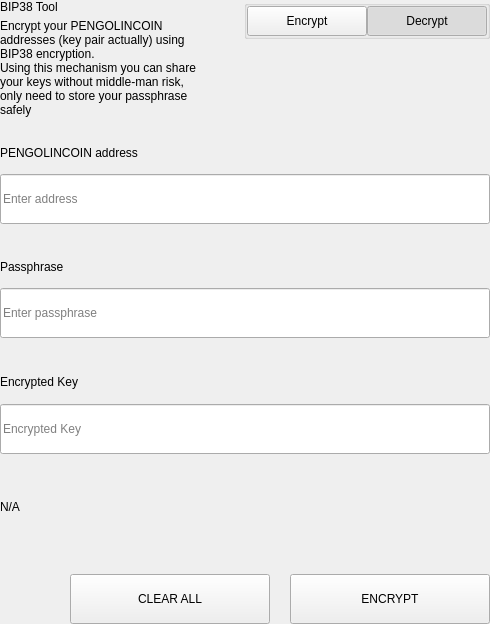
<?xml version="1.0" encoding="UTF-8"?>
<ui version="4.0">
 <class>SettingsBitToolWidget</class>
 <widget class="QWidget" name="SettingsBitToolWidget">
  <property name="geometry">
   <rect>
    <x>0</x>
    <y>0</y>
    <width>490</width>
    <height>624</height>
   </rect>
  </property>
  <property name="windowTitle">
   <string>Form</string>
  </property>
  <layout class="QVBoxLayout" name="verticalLayout">
   <property name="spacing">
    <number>0</number>
   </property>
   <property name="leftMargin">
    <number>0</number>
   </property>
   <property name="topMargin">
    <number>0</number>
   </property>
   <property name="rightMargin">
    <number>0</number>
   </property>
   <property name="bottomMargin">
    <number>0</number>
   </property>
   <item>
    <widget class="QWidget" name="left" native="true">
     <layout class="QVBoxLayout" name="verticalLayout_3">
      <property name="leftMargin">
       <number>0</number>
      </property>
      <property name="topMargin">
       <number>0</number>
      </property>
      <property name="rightMargin">
       <number>0</number>
      </property>
      <property name="bottomMargin">
       <number>0</number>
      </property>
      <item>
       <layout class="QVBoxLayout" name="verticalLayout_2">
        <property name="spacing">
         <number>0</number>
        </property>
        <item>
         <layout class="QHBoxLayout" name="horizontalLayout_3" stretch="3,1">
          <property name="spacing">
           <number>40</number>
          </property>
          <item>
           <layout class="QVBoxLayout" name="verticalLayoutTitle">
            <property name="spacing">
             <number>5</number>
            </property>
            <item>
             <widget class="QLabel" name="labelTitle">
              <property name="text">
               <string>BIP38 Tool</string>
              </property>
             </widget>
            </item>
            <item>
             <widget class="QLabel" name="labelSubtitle1">
              <property name="text">
               <string>Encrypt your PENGOLINCOIN addresses (key pair actually) using BIP38 encryption.
Using this mechanism you can share your keys without middle-man risk, only need to store your passphrase safely</string>
              </property>
              <property name="wordWrap">
               <bool>true</bool>
              </property>
             </widget>
            </item>
           </layout>
          </item>
          <item alignment="Qt::AlignTop">
           <widget class="QGroupBox" name="groupBox">
            <property name="title">
             <string/>
            </property>
            <property name="alignment">
             <set>Qt::AlignLeading|Qt::AlignLeft|Qt::AlignTop</set>
            </property>
            <layout class="QHBoxLayout" name="horizontalLayout_4">
             <property name="spacing">
              <number>0</number>
             </property>
             <property name="leftMargin">
              <number>0</number>
             </property>
             <property name="topMargin">
              <number>0</number>
             </property>
             <property name="rightMargin">
              <number>0</number>
             </property>
             <property name="bottomMargin">
              <number>0</number>
             </property>
             <item>
              <spacer name="horizontalSpacer">
               <property name="orientation">
                <enum>Qt::Horizontal</enum>
               </property>
               <property name="sizeHint" stdset="0">
                <size>
                 <width>40</width>
                 <height>20</height>
                </size>
               </property>
              </spacer>
             </item>
             <item>
              <widget class="QPushButton" name="pushLeft">
               <property name="minimumSize">
                <size>
                 <width>120</width>
                 <height>30</height>
                </size>
               </property>
               <property name="maximumSize">
                <size>
                 <width>120</width>
                 <height>30</height>
                </size>
               </property>
               <property name="focusPolicy">
                <enum>Qt::NoFocus</enum>
               </property>
               <property name="text">
                <string>Encrypt</string>
               </property>
               <property name="checkable">
                <bool>true</bool>
               </property>
               <property name="autoExclusive">
                <bool>true</bool>
               </property>
              </widget>
             </item>
             <item>
              <widget class="QPushButton" name="pushRight">
               <property name="minimumSize">
                <size>
                 <width>120</width>
                 <height>30</height>
                </size>
               </property>
               <property name="maximumSize">
                <size>
                 <width>120</width>
                 <height>30</height>
                </size>
               </property>
               <property name="focusPolicy">
                <enum>Qt::NoFocus</enum>
               </property>
               <property name="text">
                <string>Decrypt</string>
               </property>
               <property name="checkable">
                <bool>true</bool>
               </property>
               <property name="checked">
                <bool>true</bool>
               </property>
               <property name="autoExclusive">
                <bool>true</bool>
               </property>
              </widget>
             </item>
            </layout>
           </widget>
          </item>
         </layout>
        </item>
        <item>
         <widget class="QStackedWidget" name="stackedWidget">
          <property name="currentIndex">
           <number>1</number>
          </property>
          <widget class="QWidget" name="pageDecrypt">
           <layout class="QVBoxLayout" name="verticalLayout_5">
            <property name="spacing">
             <number>0</number>
            </property>
            <property name="leftMargin">
             <number>0</number>
            </property>
            <property name="topMargin">
             <number>0</number>
            </property>
            <property name="rightMargin">
             <number>0</number>
            </property>
            <property name="bottomMargin">
             <number>0</number>
            </property>
            <item>
             <widget class="QWidget" name="widget" native="true">
              <property name="minimumSize">
               <size>
                <width>0</width>
                <height>100</height>
               </size>
              </property>
              <layout class="QVBoxLayout" name="verticalLayout_4">
               <property name="spacing">
                <number>0</number>
               </property>
               <property name="leftMargin">
                <number>0</number>
               </property>
               <property name="topMargin">
                <number>0</number>
               </property>
               <property name="rightMargin">
                <number>0</number>
               </property>
               <property name="bottomMargin">
                <number>0</number>
               </property>
               <item>
                <spacer name="verticalSpacer_2">
                 <property name="orientation">
                  <enum>Qt::Vertical</enum>
                 </property>
                 <property name="sizeType">
                  <enum>QSizePolicy::Fixed</enum>
                 </property>
                 <property name="sizeHint" stdset="0">
                  <size>
                   <width>20</width>
                   <height>20</height>
                  </size>
                 </property>
                </spacer>
               </item>
               <item>
                <layout class="QHBoxLayout" name="horizontalLayout_6" stretch="2">
                 <property name="spacing">
                  <number>0</number>
                 </property>
                 <item>
                  <layout class="QVBoxLayout" name="verticalLayout_7">
                   <property name="spacing">
                    <number>9</number>
                   </property>
                   <item>
                    <widget class="QLabel" name="labelSubtitleKey">
                     <property name="minimumSize">
                      <size>
                       <width>0</width>
                       <height>20</height>
                      </size>
                     </property>
                     <property name="maximumSize">
                      <size>
                       <width>16777215</width>
                       <height>20</height>
                      </size>
                     </property>
                     <property name="text">
                      <string>Encrypted key</string>
                     </property>
                    </widget>
                   </item>
                   <item>
                    <widget class="QLineEdit" name="lineEditKey">
                     <property name="minimumSize">
                      <size>
                       <width>0</width>
                       <height>50</height>
                      </size>
                     </property>
                     <property name="maximumSize">
                      <size>
                       <width>16777215</width>
                       <height>50</height>
                      </size>
                     </property>
                     <property name="placeholderText">
                      <string>Enter a encrypted key</string>
                     </property>
                    </widget>
                   </item>
                  </layout>
                 </item>
                </layout>
               </item>
               <item>
                <spacer name="verticalSpacer_3">
                 <property name="orientation">
                  <enum>Qt::Vertical</enum>
                 </property>
                 <property name="sizeType">
                  <enum>QSizePolicy::Fixed</enum>
                 </property>
                 <property name="sizeHint" stdset="0">
                  <size>
                   <width>20</width>
                   <height>20</height>
                  </size>
                 </property>
                </spacer>
               </item>
               <item>
                <layout class="QVBoxLayout" name="verticalLayout_9">
                 <property name="spacing">
                  <number>9</number>
                 </property>
                 <item>
                  <widget class="QLabel" name="labelSubtitlePassphrase">
                   <property name="maximumSize">
                    <size>
                     <width>16777215</width>
                     <height>20</height>
                    </size>
                   </property>
                   <property name="text">
                    <string>Passphrase</string>
                   </property>
                  </widget>
                 </item>
                 <item>
                  <widget class="QLineEdit" name="lineEditPassphrase">
                   <property name="minimumSize">
                    <size>
                     <width>0</width>
                     <height>50</height>
                    </size>
                   </property>
                   <property name="maximumSize">
                    <size>
                     <width>16777215</width>
                     <height>50</height>
                    </size>
                   </property>
                   <property name="placeholderText">
                    <string>Enter a passphrase</string>
                   </property>
                  </widget>
                 </item>
                </layout>
               </item>
               <item>
                <spacer name="verticalSpacer_4">
                 <property name="orientation">
                  <enum>Qt::Vertical</enum>
                 </property>
                 <property name="sizeType">
                  <enum>QSizePolicy::Fixed</enum>
                 </property>
                 <property name="sizeHint" stdset="0">
                  <size>
                   <width>20</width>
                   <height>20</height>
                  </size>
                 </property>
                </spacer>
               </item>
               <item>
                <widget class="QWidget" name="widget_3" native="true">
                 <property name="sizePolicy">
                  <sizepolicy hsizetype="Preferred" vsizetype="Fixed">
                   <horstretch>0</horstretch>
                   <verstretch>0</verstretch>
                  </sizepolicy>
                 </property>
                 <layout class="QVBoxLayout" name="verticalLayout_10">
                  <property name="spacing">
                   <number>9</number>
                  </property>
                  <property name="leftMargin">
                   <number>0</number>
                  </property>
                  <property name="topMargin">
                   <number>0</number>
                  </property>
                  <property name="rightMargin">
                   <number>0</number>
                  </property>
                  <property name="bottomMargin">
                   <number>0</number>
                  </property>
                  <item>
                   <widget class="QLabel" name="labelSubtitleDecryptResult">
                    <property name="minimumSize">
                     <size>
                      <width>0</width>
                      <height>20</height>
                     </size>
                    </property>
                    <property name="maximumSize">
                     <size>
                      <width>16777215</width>
                      <height>20</height>
                     </size>
                    </property>
                    <property name="text">
                     <string>Decrypted address result</string>
                    </property>
                   </widget>
                  </item>
                  <item>
                   <widget class="QWidget" name="widget_4" native="true">
                    <layout class="QHBoxLayout" name="horizontalLayout" stretch="6,0,1">
                     <property name="spacing">
                      <number>0</number>
                     </property>
                     <property name="leftMargin">
                      <number>0</number>
                     </property>
                     <property name="topMargin">
                      <number>0</number>
                     </property>
                     <property name="rightMargin">
                      <number>0</number>
                     </property>
                     <property name="bottomMargin">
                      <number>0</number>
                     </property>
                     <item alignment="Qt::AlignVCenter">
                      <widget class="QLineEdit" name="lineEditDecryptResult">
                       <property name="minimumSize">
                        <size>
                         <width>0</width>
                         <height>50</height>
                        </size>
                       </property>
                       <property name="maximumSize">
                        <size>
                         <width>16777215</width>
                         <height>50</height>
                        </size>
                       </property>
                       <property name="placeholderText">
                        <string>Decrypted Address</string>
                       </property>
                      </widget>
                     </item>
                     <item>
                      <spacer name="horizontalSpacer_4">
                       <property name="orientation">
                        <enum>Qt::Horizontal</enum>
                       </property>
                       <property name="sizeType">
                        <enum>QSizePolicy::Fixed</enum>
                       </property>
                       <property name="sizeHint" stdset="0">
                        <size>
                         <width>20</width>
                         <height>50</height>
                        </size>
                       </property>
                      </spacer>
                     </item>
                     <item>
                      <widget class="QPushButton" name="pushButtonImport">
                       <property name="minimumSize">
                        <size>
                         <width>140</width>
                         <height>40</height>
                        </size>
                       </property>
                       <property name="text">
                        <string>Import Address</string>
                       </property>
                      </widget>
                     </item>
                    </layout>
                   </widget>
                  </item>
                 </layout>
                </widget>
               </item>
               <item>
                <widget class="QLabel" name="statusLabel_DEC">
                 <property name="maximumSize">
                  <size>
                   <width>16777215</width>
                   <height>40</height>
                  </size>
                 </property>
                 <property name="text">
                  <string/>
                 </property>
                </widget>
               </item>
               <item>
                <spacer name="verticalSpacer">
                 <property name="orientation">
                  <enum>Qt::Vertical</enum>
                 </property>
                 <property name="sizeType">
                  <enum>QSizePolicy::Preferred</enum>
                 </property>
                 <property name="sizeHint" stdset="0">
                  <size>
                   <width>20</width>
                   <height>20</height>
                  </size>
                 </property>
                </spacer>
               </item>
               <item>
                <layout class="QHBoxLayout" name="horizontalLayout_7">
                 <property name="spacing">
                  <number>0</number>
                 </property>
                 <item>
                  <spacer name="horizontalSpacer_5">
                   <property name="orientation">
                    <enum>Qt::Horizontal</enum>
                   </property>
                   <property name="sizeType">
                    <enum>QSizePolicy::Expanding</enum>
                   </property>
                   <property name="sizeHint" stdset="0">
                    <size>
                     <width>40</width>
                     <height>20</height>
                    </size>
                   </property>
                  </spacer>
                 </item>
                 <item>
                  <widget class="QPushButton" name="pushButtonDecryptClear">
                   <property name="minimumSize">
                    <size>
                     <width>200</width>
                     <height>50</height>
                    </size>
                   </property>
                   <property name="maximumSize">
                    <size>
                     <width>200</width>
                     <height>50</height>
                    </size>
                   </property>
                   <property name="text">
                    <string>CLEAR</string>
                   </property>
                  </widget>
                 </item>
                 <item>
                  <spacer name="horizontalSpacer_3">
                   <property name="orientation">
                    <enum>Qt::Horizontal</enum>
                   </property>
                   <property name="sizeType">
                    <enum>QSizePolicy::Fixed</enum>
                   </property>
                   <property name="sizeHint" stdset="0">
                    <size>
                     <width>20</width>
                     <height>20</height>
                    </size>
                   </property>
                  </spacer>
                 </item>
                 <item>
                  <widget class="QPushButton" name="pushButtonDecrypt">
                   <property name="minimumSize">
                    <size>
                     <width>200</width>
                     <height>50</height>
                    </size>
                   </property>
                   <property name="maximumSize">
                    <size>
                     <width>200</width>
                     <height>50</height>
                    </size>
                   </property>
                   <property name="text">
                    <string>DECRYPT KEY</string>
                   </property>
                  </widget>
                 </item>
                </layout>
               </item>
              </layout>
             </widget>
            </item>
           </layout>
          </widget>
          <widget class="QWidget" name="pageEncrypt">
           <layout class="QVBoxLayout" name="verticalLayout_11">
            <property name="spacing">
             <number>0</number>
            </property>
            <property name="leftMargin">
             <number>0</number>
            </property>
            <property name="topMargin">
             <number>0</number>
            </property>
            <property name="rightMargin">
             <number>0</number>
            </property>
            <property name="bottomMargin">
             <number>0</number>
            </property>
            <item>
             <spacer name="verticalSpacer_8">
              <property name="orientation">
               <enum>Qt::Vertical</enum>
              </property>
              <property name="sizeType">
               <enum>QSizePolicy::Fixed</enum>
              </property>
              <property name="sizeHint" stdset="0">
               <size>
                <width>20</width>
                <height>20</height>
               </size>
              </property>
             </spacer>
            </item>
            <item>
             <widget class="QWidget" name="containerAddressEnc" native="true">
              <layout class="QVBoxLayout" name="containerAddressEncLayout">
               <property name="spacing">
                <number>5</number>
               </property>
               <property name="leftMargin">
                <number>0</number>
               </property>
               <property name="topMargin">
                <number>0</number>
               </property>
               <property name="rightMargin">
                <number>0</number>
               </property>
               <property name="bottomMargin">
                <number>0</number>
               </property>
               <item>
                <widget class="QLabel" name="labelSubtitleAddress">
                 <property name="minimumSize">
                  <size>
                   <width>0</width>
                   <height>20</height>
                  </size>
                 </property>
                 <property name="maximumSize">
                  <size>
                   <width>16777215</width>
                   <height>20</height>
                  </size>
                 </property>
                 <property name="text">
                  <string>PENGOLINCOIN address</string>
                 </property>
                </widget>
               </item>
               <item>
                <widget class="QLineEdit" name="addressIn_ENC">
                 <property name="minimumSize">
                  <size>
                   <width>0</width>
                   <height>50</height>
                  </size>
                 </property>
                 <property name="placeholderText">
                  <string>Enter address</string>
                 </property>
                </widget>
               </item>
              </layout>
             </widget>
            </item>
            <item>
             <spacer name="verticalSpacer_6">
              <property name="orientation">
               <enum>Qt::Vertical</enum>
              </property>
              <property name="sizeType">
               <enum>QSizePolicy::Fixed</enum>
              </property>
              <property name="sizeHint" stdset="0">
               <size>
                <width>20</width>
                <height>20</height>
               </size>
              </property>
             </spacer>
            </item>
            <item>
             <widget class="QWidget" name="containerAddress" native="true">
              <layout class="QHBoxLayout" name="horizontalLayout_9" stretch="2">
               <property name="spacing">
                <number>0</number>
               </property>
               <property name="leftMargin">
                <number>0</number>
               </property>
               <property name="topMargin">
                <number>0</number>
               </property>
               <property name="rightMargin">
                <number>0</number>
               </property>
               <property name="bottomMargin">
                <number>0</number>
               </property>
               <item>
                <layout class="QVBoxLayout" name="verticalLayout_8">
                 <property name="spacing">
                  <number>5</number>
                 </property>
                 <item>
                  <widget class="QLabel" name="labelSubtitleMessage">
                   <property name="minimumSize">
                    <size>
                     <width>0</width>
                     <height>20</height>
                    </size>
                   </property>
                   <property name="maximumSize">
                    <size>
                     <width>16777215</width>
                     <height>20</height>
                    </size>
                   </property>
                   <property name="text">
                    <string>Passphrase</string>
                   </property>
                  </widget>
                 </item>
                 <item>
                  <widget class="QLineEdit" name="passphraseIn_ENC">
                   <property name="minimumSize">
                    <size>
                     <width>0</width>
                     <height>50</height>
                    </size>
                   </property>
                   <property name="maximumSize">
                    <size>
                     <width>16777215</width>
                     <height>50</height>
                    </size>
                   </property>
                   <property name="placeholderText">
                    <string>Enter passphrase</string>
                   </property>
                  </widget>
                 </item>
                </layout>
               </item>
              </layout>
             </widget>
            </item>
            <item>
             <spacer name="verticalSpacer_7">
              <property name="orientation">
               <enum>Qt::Vertical</enum>
              </property>
              <property name="sizeType">
               <enum>QSizePolicy::Fixed</enum>
              </property>
              <property name="sizeHint" stdset="0">
               <size>
                <width>20</width>
                <height>20</height>
               </size>
              </property>
             </spacer>
            </item>
            <item>
             <widget class="QWidget" name="widget_2" native="true">
              <property name="minimumSize">
               <size>
                <width>0</width>
                <height>75</height>
               </size>
              </property>
              <property name="maximumSize">
               <size>
                <width>16777215</width>
                <height>16777215</height>
               </size>
              </property>
              <layout class="QVBoxLayout" name="verticalLayout_6">
               <property name="leftMargin">
                <number>0</number>
               </property>
               <property name="topMargin">
                <number>0</number>
               </property>
               <property name="rightMargin">
                <number>0</number>
               </property>
               <property name="bottomMargin">
                <number>0</number>
               </property>
               <item>
                <widget class="QLabel" name="labelSubtitleEncryptedKey">
                 <property name="minimumSize">
                  <size>
                   <width>0</width>
                   <height>20</height>
                  </size>
                 </property>
                 <property name="maximumSize">
                  <size>
                   <width>16777215</width>
                   <height>20</height>
                  </size>
                 </property>
                 <property name="text">
                  <string>Encrypted Key</string>
                 </property>
                </widget>
               </item>
               <item>
                <widget class="QLineEdit" name="encryptedKeyOut_ENC">
                 <property name="minimumSize">
                  <size>
                   <width>0</width>
                   <height>50</height>
                  </size>
                 </property>
                 <property name="placeholderText">
                  <string>Encrypted Key</string>
                 </property>
                </widget>
               </item>
              </layout>
             </widget>
            </item>
            <item>
             <widget class="QLabel" name="statusLabel_ENC">
              <property name="text">
               <string notr="true">N/A</string>
              </property>
             </widget>
            </item>
            <item>
             <spacer name="verticalSpacer_5">
              <property name="orientation">
               <enum>Qt::Vertical</enum>
              </property>
              <property name="sizeType">
               <enum>QSizePolicy::Fixed</enum>
              </property>
              <property name="sizeHint" stdset="0">
               <size>
                <width>20</width>
                <height>20</height>
               </size>
              </property>
             </spacer>
            </item>
            <item>
             <layout class="QHBoxLayout" name="horizontalLayout_8">
              <property name="spacing">
               <number>0</number>
              </property>
              <item>
               <spacer name="horizontalSpacer_6">
                <property name="orientation">
                 <enum>Qt::Horizontal</enum>
                </property>
                <property name="sizeType">
                 <enum>QSizePolicy::Expanding</enum>
                </property>
                <property name="sizeHint" stdset="0">
                 <size>
                  <width>40</width>
                  <height>20</height>
                 </size>
                </property>
               </spacer>
              </item>
              <item>
               <widget class="QPushButton" name="pushButtonClear">
                <property name="minimumSize">
                 <size>
                  <width>200</width>
                  <height>50</height>
                 </size>
                </property>
                <property name="focusPolicy">
                 <enum>Qt::NoFocus</enum>
                </property>
                <property name="text">
                 <string>CLEAR ALL</string>
                </property>
               </widget>
              </item>
              <item>
               <spacer name="horizontalSpacer_2">
                <property name="orientation">
                 <enum>Qt::Horizontal</enum>
                </property>
                <property name="sizeType">
                 <enum>QSizePolicy::Fixed</enum>
                </property>
                <property name="sizeHint" stdset="0">
                 <size>
                  <width>20</width>
                  <height>20</height>
                 </size>
                </property>
               </spacer>
              </item>
              <item>
               <widget class="QPushButton" name="pushButtonEncrypt">
                <property name="minimumSize">
                 <size>
                  <width>200</width>
                  <height>50</height>
                 </size>
                </property>
                <property name="maximumSize">
                 <size>
                  <width>200</width>
                  <height>50</height>
                 </size>
                </property>
                <property name="focusPolicy">
                 <enum>Qt::NoFocus</enum>
                </property>
                <property name="text">
                 <string>ENCRYPT</string>
                </property>
               </widget>
              </item>
             </layout>
            </item>
           </layout>
          </widget>
         </widget>
        </item>
       </layout>
      </item>
     </layout>
    </widget>
   </item>
  </layout>
 </widget>
 <resources/>
 <connections/>
</ui>
